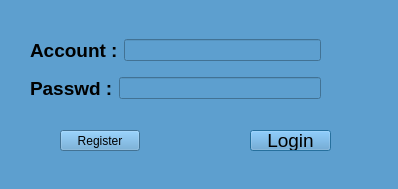
<?xml version="1.0" encoding="UTF-8"?>
<ui version="4.0">
 <class>LoginUI</class>
 <widget class="QDialog" name="LoginUI">
  <property name="geometry">
   <rect>
    <x>0</x>
    <y>0</y>
    <width>398</width>
    <height>189</height>
   </rect>
  </property>
  <property name="windowTitle">
   <string>Dialog</string>
  </property>
  <property name="styleSheet">
   <string notr="true">background-color: rgb(93, 159, 207);</string>
  </property>
  <widget class="QPushButton" name="Login">
   <property name="geometry">
    <rect>
     <x>250</x>
     <y>130</y>
     <width>81</width>
     <height>21</height>
    </rect>
   </property>
   <property name="font">
    <font>
     <pointsize>14</pointsize>
    </font>
   </property>
   <property name="text">
    <string>Login</string>
   </property>
  </widget>
  <widget class="QLabel" name="label_2">
   <property name="geometry">
    <rect>
     <x>30</x>
     <y>70</y>
     <width>71</width>
     <height>31</height>
    </rect>
   </property>
   <property name="font">
    <font>
     <pointsize>14</pointsize>
     <weight>75</weight>
     <bold>true</bold>
    </font>
   </property>
   <property name="styleSheet">
    <string notr="true">color: rgb(0, 0, 0);
</string>
   </property>
   <property name="text">
    <string>Passwd :</string>
   </property>
  </widget>
  <widget class="QWidget" name="layoutWidget">
   <property name="geometry">
    <rect>
     <x>30</x>
     <y>30</y>
     <width>291</width>
     <height>81</height>
    </rect>
   </property>
   <layout class="QVBoxLayout" name="verticalLayout">
    <item>
     <layout class="QHBoxLayout" name="horizontalLayout">
      <item>
       <widget class="QLabel" name="label">
        <property name="font">
         <font>
          <pointsize>14</pointsize>
          <weight>75</weight>
          <bold>true</bold>
         </font>
        </property>
        <property name="styleSheet">
         <string notr="true">color: rgb(0, 0, 0);
</string>
        </property>
        <property name="text">
         <string>Account :</string>
        </property>
       </widget>
      </item>
      <item>
       <widget class="QLineEdit" name="AccountLineEdit"/>
      </item>
     </layout>
    </item>
    <item>
     <layout class="QHBoxLayout" name="horizontalLayout_2">
      <item>
       <widget class="QLabel" name="label_3">
        <property name="font">
         <font>
          <pointsize>14</pointsize>
          <weight>75</weight>
          <bold>true</bold>
         </font>
        </property>
        <property name="styleSheet">
         <string notr="true">color: rgb(0, 0, 0);
</string>
        </property>
        <property name="text">
         <string>Passwd :</string>
        </property>
       </widget>
      </item>
      <item>
       <widget class="QLineEdit" name="PasswdlineEdit"/>
      </item>
     </layout>
    </item>
   </layout>
  </widget>
  <widget class="QPushButton" name="regist">
   <property name="geometry">
    <rect>
     <x>60</x>
     <y>130</y>
     <width>80</width>
     <height>21</height>
    </rect>
   </property>
   <property name="text">
    <string>Register</string>
   </property>
  </widget>
 </widget>
 <resources/>
 <connections/>
</ui>
